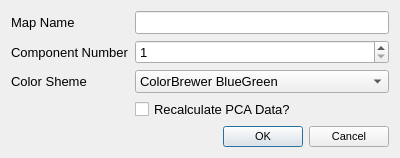
<?xml version="1.0" encoding="UTF-8"?>
<ui version="4.0">
 <class>PrincipalComponentsDialog</class>
 <widget class="QDialog" name="PrincipalComponentsDialog">
  <property name="geometry">
   <rect>
    <x>0</x>
    <y>0</y>
    <width>400</width>
    <height>142</height>
   </rect>
  </property>
  <property name="font">
   <font>
    <pointsize>10</pointsize>
   </font>
  </property>
  <property name="windowTitle">
   <string>Principal Components Image</string>
  </property>
  <layout class="QFormLayout" name="formLayout">
   <item row="0" column="0">
    <widget class="QLabel" name="label">
     <property name="text">
      <string>Map Name</string>
     </property>
    </widget>
   </item>
   <item row="0" column="1">
    <widget class="QLineEdit" name="nameLineEdit"/>
   </item>
   <item row="1" column="0">
    <widget class="QLabel" name="label_2">
     <property name="text">
      <string>Component Number</string>
     </property>
    </widget>
   </item>
   <item row="1" column="1">
    <widget class="QSpinBox" name="componentSpinBox">
     <property name="minimum">
      <number>1</number>
     </property>
     <property name="maximum">
      <number>50</number>
     </property>
    </widget>
   </item>
   <item row="2" column="0">
    <widget class="QLabel" name="label_3">
     <property name="text">
      <string>Color Sheme</string>
     </property>
    </widget>
   </item>
   <item row="2" column="1">
    <widget class="QComboBox" name="gradientComboBox">
     <property name="toolTip">
      <string>An asterix by the color scheme name indicates a divergent color scheme particularly suited for this kind of map.</string>
     </property>
     <property name="currentIndex">
      <number>0</number>
     </property>
     <item>
      <property name="text">
       <string>ColorBrewer BlueGreen</string>
      </property>
     </item>
     <item>
      <property name="text">
       <string>ColorBrewer BluePurple</string>
      </property>
     </item>
     <item>
      <property name="text">
       <string>ColorBrewer GreenBlue</string>
      </property>
     </item>
     <item>
      <property name="text">
       <string>ColorBrewer OrangeRed</string>
      </property>
     </item>
     <item>
      <property name="text">
       <string>ColorBrewer PurpleBlue</string>
      </property>
     </item>
     <item>
      <property name="text">
       <string>ColorBrewer PurpleBlueGreen</string>
      </property>
     </item>
     <item>
      <property name="text">
       <string>ColorBrewer PurpleRed</string>
      </property>
     </item>
     <item>
      <property name="text">
       <string>ColorBrewer RedPurple</string>
      </property>
     </item>
     <item>
      <property name="text">
       <string>ColorBrewer YellowGreen</string>
      </property>
     </item>
     <item>
      <property name="text">
       <string>ColorBrewer YellowGreenBlue</string>
      </property>
     </item>
     <item>
      <property name="text">
       <string>ColorBrewer YellowOrangeBrown</string>
      </property>
     </item>
     <item>
      <property name="text">
       <string>ColorBrewer YellowOrangeRed</string>
      </property>
     </item>
     <item>
      <property name="text">
       <string>ColorBrewer Blues</string>
      </property>
     </item>
     <item>
      <property name="text">
       <string>ColorBrewer Greens</string>
      </property>
     </item>
     <item>
      <property name="text">
       <string>ColorBrewer Oranges</string>
      </property>
     </item>
     <item>
      <property name="text">
       <string>ColorBrewer Purples</string>
      </property>
     </item>
     <item>
      <property name="text">
       <string>ColorBrewer Reds</string>
      </property>
     </item>
     <item>
      <property name="text">
       <string>ColorBrewer Grayscale</string>
      </property>
     </item>
     <item>
      <property name="text">
       <string>QCustomPlot Grayscale</string>
      </property>
     </item>
     <item>
      <property name="text">
       <string>QCustomPlot Night</string>
      </property>
     </item>
     <item>
      <property name="text">
       <string>QCustomPlot Candy</string>
      </property>
     </item>
     <item>
      <property name="text">
       <string>QCustomPlot Ion</string>
      </property>
     </item>
     <item>
      <property name="text">
       <string>QCustomPlot Thermal</string>
      </property>
     </item>
     <item>
      <property name="text">
       <string>↔ QCustomPlot Polar</string>
      </property>
     </item>
     <item>
      <property name="text">
       <string>↔ QCustomPlot Spectrum</string>
      </property>
     </item>
     <item>
      <property name="text">
       <string>QCustomPlot Jet</string>
      </property>
     </item>
     <item>
      <property name="text">
       <string>QCustomPlot Hues</string>
      </property>
     </item>
     <item>
      <property name="text">
       <string>QCustomPlot Hot</string>
      </property>
     </item>
     <item>
      <property name="text">
       <string>QCustomPlot Cold</string>
      </property>
     </item>
     <item>
      <property name="text">
       <string>↔ ColorBrewer BrownBlueGreen </string>
      </property>
     </item>
     <item>
      <property name="text">
       <string>↔ ColorBrewer PinkYellowGreen</string>
      </property>
     </item>
     <item>
      <property name="text">
       <string>↔ ColorBrewer PurpleGreen</string>
      </property>
     </item>
     <item>
      <property name="text">
       <string>↔ ColorBrewer PurpleOrange</string>
      </property>
     </item>
     <item>
      <property name="text">
       <string>↔ ColorBrewer RedBlue</string>
      </property>
     </item>
     <item>
      <property name="text">
       <string>↔ ColorBrewer RedGray</string>
      </property>
     </item>
     <item>
      <property name="text">
       <string>↔ ColorBrewer RedYellowBlue</string>
      </property>
     </item>
     <item>
      <property name="text">
       <string>↔ ColorBrewer RedYellowGreen</string>
      </property>
     </item>
     <item>
      <property name="text">
       <string>↔ ColorBrewer Spectral</string>
      </property>
     </item>
     <item>
      <property name="text">
       <string>↔ Vespucci Spectral</string>
      </property>
     </item>
    </widget>
   </item>
   <item row="3" column="1">
    <widget class="QCheckBox" name="recalculateCheckBox">
     <property name="text">
      <string>Recalculate PCA Data?</string>
     </property>
    </widget>
   </item>
   <item row="4" column="1">
    <widget class="QDialogButtonBox" name="buttonBox">
     <property name="font">
      <font>
       <pointsize>8</pointsize>
      </font>
     </property>
     <property name="orientation">
      <enum>Qt::Horizontal</enum>
     </property>
     <property name="standardButtons">
      <set>QDialogButtonBox::Cancel|QDialogButtonBox::Ok</set>
     </property>
    </widget>
   </item>
  </layout>
 </widget>
 <resources/>
 <connections>
  <connection>
   <sender>buttonBox</sender>
   <signal>accepted()</signal>
   <receiver>PrincipalComponentsDialog</receiver>
   <slot>accept()</slot>
   <hints>
    <hint type="sourcelabel">
     <x>248</x>
     <y>254</y>
    </hint>
    <hint type="destinationlabel">
     <x>157</x>
     <y>274</y>
    </hint>
   </hints>
  </connection>
  <connection>
   <sender>buttonBox</sender>
   <signal>rejected()</signal>
   <receiver>PrincipalComponentsDialog</receiver>
   <slot>reject()</slot>
   <hints>
    <hint type="sourcelabel">
     <x>316</x>
     <y>260</y>
    </hint>
    <hint type="destinationlabel">
     <x>286</x>
     <y>274</y>
    </hint>
   </hints>
  </connection>
 </connections>
</ui>
